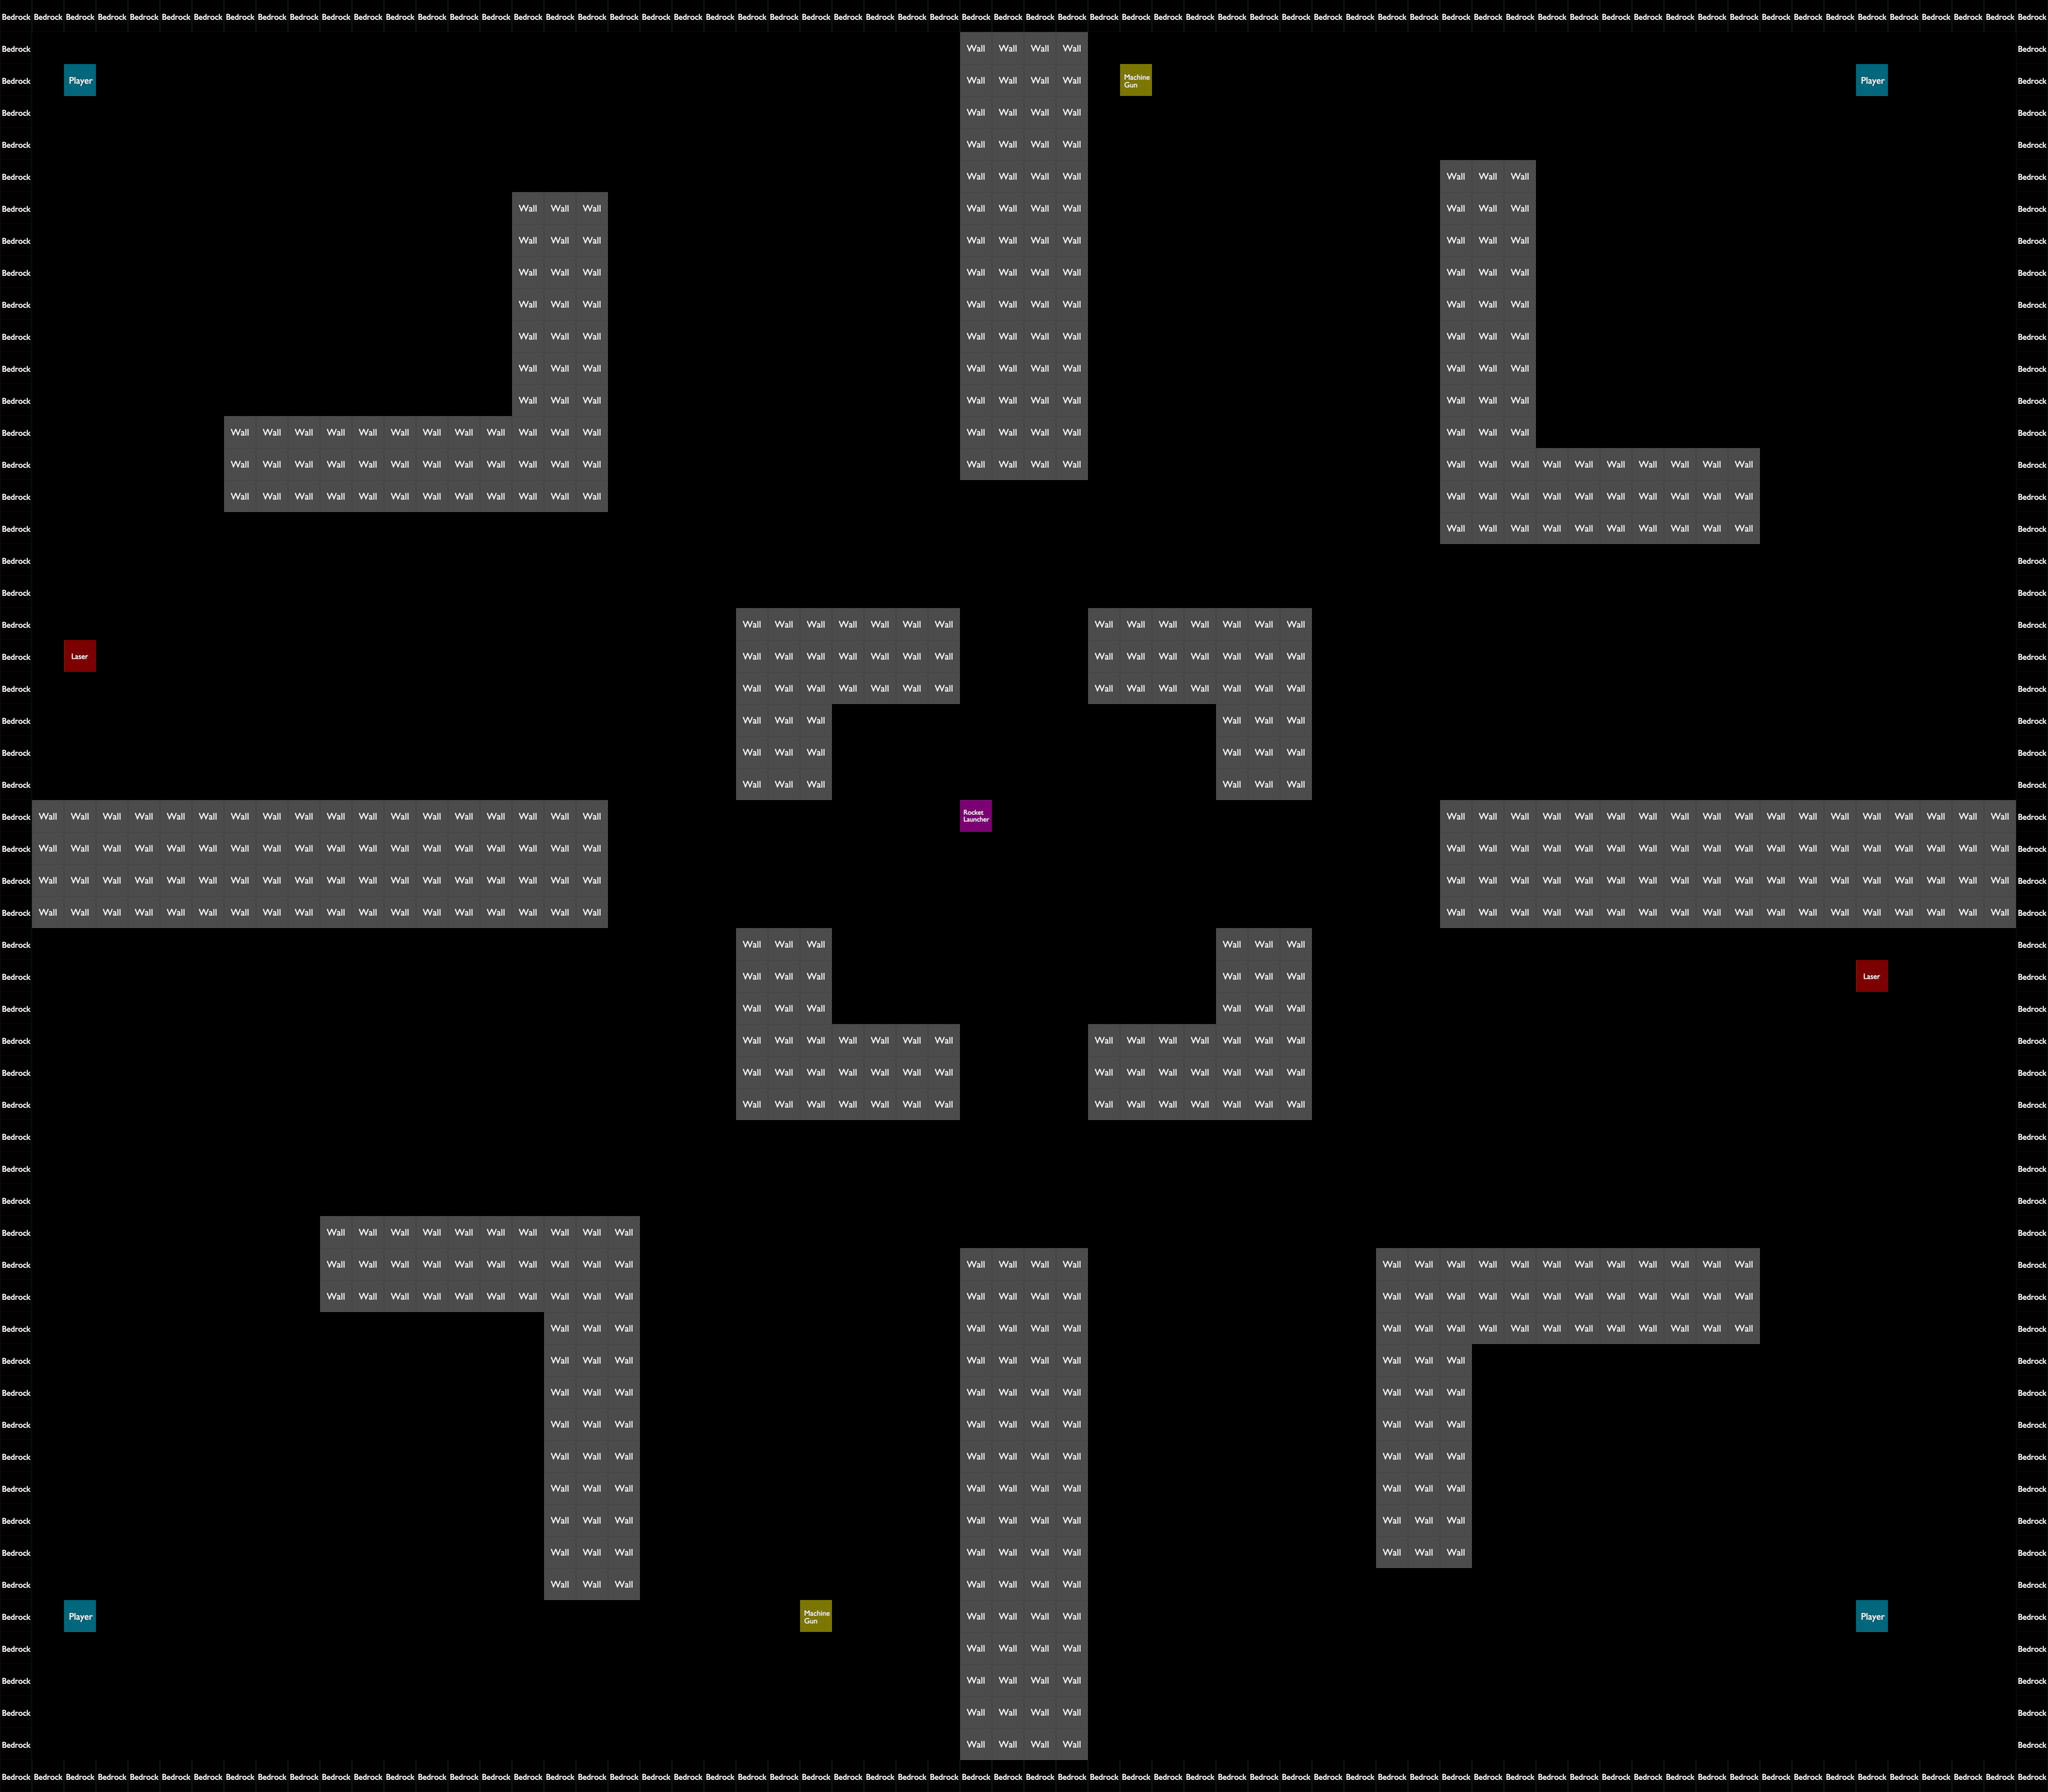

Below is a game level as drawn by its tile map, then a one-line description and the .tmx that defines it (tile-layer data replaced by summaries):
An orthogonal 64x56 tile map with 64x64 px tiles, 1 tile layer (Livello tile 1).

<map version="1.10" tiledversion="1.10.1" orientation="orthogonal" renderorder="right-down" width="64" height="56" tilewidth="64" tileheight="64" infinite="0" nextlayerid="2" nextobjectid="1">
 <editorsettings>
  <export target="../build/map0.csv" format="csv" />
 </editorsettings>
 <tileset firstgid="1" name="tiles" tilewidth="64" tileheight="64" tilecount="16" columns="4">
  <image source="tiles.png" width="256" height="256" />
 </tileset>
 <layer id="1" name="Livello tile 1" width="64" height="56">
  <data>[3584 cells, 857 non-empty, 6 distinct tile ids]</data>
 </layer>
</map>